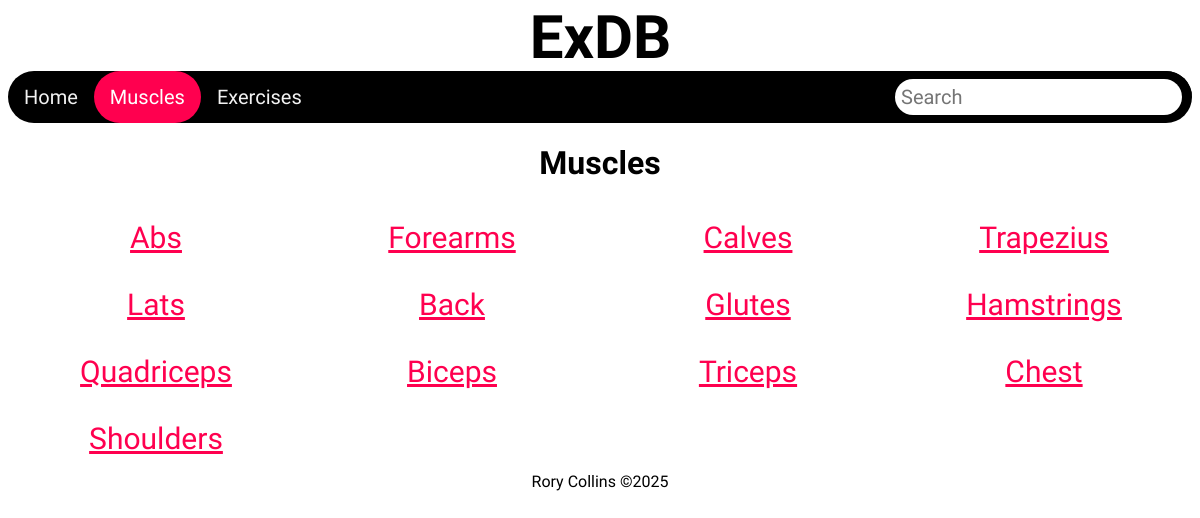
Screenshot of /all_muscles with the database file from the repository.
### tables this page shows
CREATE TABLE Muscles (muscle_id INTEGER PRIMARY KEY AUTOINCREMENT, muscle_name TEXT NOT NULL);

### routes.py (the view)
@app.route('/all_muscles')
def all_muscles():
    conn = sqlite3.connect('fitness.db')
    cur = conn.cursor()
    cur.execute("SELECT * FROM Muscles")
    muscles = cur.fetchall()
    conn.close()
    return render_template('all_muscles.html', title='Muscles', muscles=muscles)

### templates/all_muscles.html
{% extends 'layout.html' %}
{% block content %}
<div class="topnav">
    <a href="/">Home</a>
    <a class="active" href="/all_muscles">Muscles</a>
    <a href="/all_exercises">Exercises</a>
    <form action="{{ url_for('search') }}" method="get" class="topnav">
      <input type="text" name="query" placeholder="Search" required />
    </form>
  </div>
<h1>Muscles</h1>
<div class="exercise-grid">
  {% for muscle in muscles %}
  <div class="container">
    <div class="text">
      <p><a href="muscle/{{muscle[0]}}" style="font-size: 30px;">{{muscle[1]}}</a></p>
    </div>
  </div>
  {% endfor %}
</div>
{% endblock %}

### static/css/style.css (style rules this page uses)
body { background-color: rgb(255, 255, 255); }
h1 { color: rgb(0, 0, 0); font-family: "Cal Sans", sans-serif; text-align: center; }
a { font-size: 20px; color: rgb(0, 0, 0); font-family: "Cal Sans", sans-serif; }
a:link { color: rgb(255, 0, 79); }
p { font-family: "Cal Sans", sans-serif; color: rgb(0, 0, 0); }
.topnav { background-color: #000000; overflow: hidden; border-radius: 30px; align-items: center; }
.topnav a { float: left; color: #f2f2f2; text-align: center; padding: 14px 16px; text-decoration: none; font-size: 20px; }
.topnav a.active { background-color: #ff004f; color: white; border-radius: 30px; }
.topnav input[type=text] { font-family: "Cal Sans", sans-serif; float: right; padding: 6px; border-radius: 30px; border: none; margin-top: 8px; margin-right: 10px; font-size: 20px; }
.container { position: relative; text-align: center; color: white; }
.exercise-grid { display: grid; grid-template-columns: repeat(4, 1fr); gap: 0px; justify-content: start; padding-left: 0px; }
.container .text { margin-top: 5px; }

### rows the page displays
Muscles: muscle_name "Abs"
Muscles: muscle_name "Forearms"
Muscles: muscle_name "Calves"
Muscles: muscle_name "Trapezius"
Muscles: muscle_name "Lats"
Muscles: muscle_name "Back"
Muscles: muscle_name "Glutes"
Muscles: muscle_name "Hamstrings"
Muscles: muscle_name "Quadriceps"
Muscles: muscle_name "Biceps"
Muscles: muscle_name "Triceps"
Muscles: muscle_name "Chest"
Muscles: muscle_name "Shoulders"
